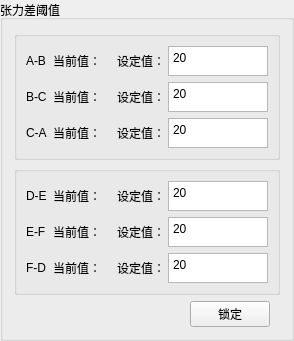
       <widget class="QGroupBox" name="groupBox_13">
        <property name="minimumSize">
         <size>
          <width>180</width>
          <height>0</height>
         </size>
        </property>
        <property name="maximumSize">
         <size>
          <width>380</width>
          <height>16777215</height>
         </size>
        </property>
        <property name="title">
         <string>张力差阈值</string>
        </property>
        <layout class="QVBoxLayout" name="verticalLayout_4">
         <item>
          <widget class="QGroupBox" name="groupBox_14">
           <property name="title">
            <string/>
           </property>
           <layout class="QGridLayout" name="gridLayout_11">
            <item row="0" column="4" rowspan="2">
             <widget class="QTextEdit" name="SetABtext">
              <property name="maximumSize">
               <size>
                <width>100</width>
                <height>30</height>
               </size>
              </property>
              <property name="html">
               <string>&lt;!DOCTYPE HTML PUBLIC &quot;-//W3C//DTD HTML 4.0//EN&quot; &quot;http://www.w3.org/TR/REC-html40/strict.dtd&quot;&gt;
&lt;html&gt;&lt;head&gt;&lt;meta name=&quot;qrichtext&quot; content=&quot;1&quot; /&gt;&lt;style type=&quot;text/css&quot;&gt;
p, li { white-space: pre-wrap; }
&lt;/style&gt;&lt;/head&gt;&lt;body style=&quot; font-family:'SimSun'; font-size:9pt; font-weight:400; font-style:normal;&quot;&gt;
&lt;p style=&quot; margin-top:0px; margin-bottom:0px; margin-left:0px; margin-right:0px; -qt-block-indent:0; text-indent:0px;&quot;&gt;&lt;span style=&quot; font-family:'Microsoft YaHei UI';&quot;&gt;20&lt;/span&gt;&lt;/p&gt;&lt;/body&gt;&lt;/html&gt;</string>
              </property>
             </widget>
            </item>
            <item row="2" column="0">
             <widget class="QLabel" name="label_56">
              <property name="maximumSize">
               <size>
                <width>45</width>
                <height>16777215</height>
               </size>
              </property>
              <property name="text">
               <string>B-C</string>
              </property>
             </widget>
            </item>
            <item row="2" column="2">
             <widget class="QLabel" name="CurBC">
              <property name="text">
               <string/>
              </property>
             </widget>
            </item>
            <item row="2" column="3">
             <widget class="QLabel" name="label_65">
              <property name="maximumSize">
               <size>
                <width>45</width>
                <height>16777215</height>
               </size>
              </property>
              <property name="text">
               <string>设定值：</string>
              </property>
             </widget>
            </item>
            <item row="2" column="4">
             <widget class="QTextEdit" name="SetBCtext">
              <property name="maximumSize">
               <size>
                <width>100</width>
                <height>30</height>
               </size>
              </property>
              <property name="html">
               <string>&lt;!DOCTYPE HTML PUBLIC &quot;-//W3C//DTD HTML 4.0//EN&quot; &quot;http://www.w3.org/TR/REC-html40/strict.dtd&quot;&gt;
&lt;html&gt;&lt;head&gt;&lt;meta name=&quot;qrichtext&quot; content=&quot;1&quot; /&gt;&lt;style type=&quot;text/css&quot;&gt;
p, li { white-space: pre-wrap; }
&lt;/style&gt;&lt;/head&gt;&lt;body style=&quot; font-family:'SimSun'; font-size:9pt; font-weight:400; font-style:normal;&quot;&gt;
&lt;p style=&quot; margin-top:0px; margin-bottom:0px; margin-left:0px; margin-right:0px; -qt-block-indent:0; text-indent:0px;&quot;&gt;20&lt;/p&gt;&lt;/body&gt;&lt;/html&gt;</string>
              </property>
             </widget>
            </item>
            <item row="3" column="0">
             <widget class="QLabel" name="label_57">
              <property name="maximumSize">
               <size>
                <width>45</width>
                <height>16777215</height>
               </size>
              </property>
              <property name="text">
               <string>C-A</string>
              </property>
             </widget>
            </item>
            <item row="3" column="1">
             <widget class="QLabel" name="label_63">
              <property name="maximumSize">
               <size>
                <width>45</width>
                <height>16777215</height>
               </size>
              </property>
              <property name="text">
               <string>当前值：</string>
              </property>
             </widget>
            </item>
            <item row="3" column="2">
             <widget class="QLabel" name="CurCA">
              <property name="text">
               <string/>
              </property>
             </widget>
            </item>
            <item row="3" column="3">
             <widget class="QLabel" name="label_66">
              <property name="maximumSize">
               <size>
                <width>45</width>
                <height>16777215</height>
               </size>
              </property>
              <property name="text">
               <string>设定值：</string>
              </property>
             </widget>
            </item>
            <item row="3" column="4">
             <widget class="QTextEdit" name="SetCAtext">
              <property name="maximumSize">
               <size>
                <width>100</width>
                <height>30</height>
               </size>
              </property>
              <property name="html">
               <string>&lt;!DOCTYPE HTML PUBLIC &quot;-//W3C//DTD HTML 4.0//EN&quot; &quot;http://www.w3.org/TR/REC-html40/strict.dtd&quot;&gt;
&lt;html&gt;&lt;head&gt;&lt;meta name=&quot;qrichtext&quot; content=&quot;1&quot; /&gt;&lt;style type=&quot;text/css&quot;&gt;
p, li { white-space: pre-wrap; }
&lt;/style&gt;&lt;/head&gt;&lt;body style=&quot; font-family:'SimSun'; font-size:9pt; font-weight:400; font-style:normal;&quot;&gt;
&lt;p style=&quot; margin-top:0px; margin-bottom:0px; margin-left:0px; margin-right:0px; -qt-block-indent:0; text-indent:0px;&quot;&gt;20&lt;/p&gt;&lt;/body&gt;&lt;/html&gt;</string>
              </property>
             </widget>
            </item>
            <item row="0" column="2" rowspan="2">
             <widget class="QLabel" name="CurAB">
              <property name="text">
               <string/>
              </property>
             </widget>
            </item>
            <item row="2" column="1">
             <widget class="QLabel" name="label_62">
              <property name="maximumSize">
               <size>
                <width>45</width>
                <height>16777215</height>
               </size>
              </property>
              <property name="text">
               <string>当前值：</string>
              </property>
             </widget>
            </item>
            <item row="0" column="1" rowspan="2">
             <widget class="QLabel" name="label_61">
              <property name="maximumSize">
               <size>
                <width>45</width>
                <height>16777215</height>
               </size>
              </property>
              <property name="text">
               <string>当前值：</string>
              </property>
             </widget>
            </item>
            <item row="0" column="0" rowspan="2">
             <widget class="QLabel" name="label_55">
              <property name="maximumSize">
               <size>
                <width>45</width>
                <height>16777215</height>
               </size>
              </property>
              <property name="text">
               <string>A-B</string>
              </property>
             </widget>
            </item>
            <item row="0" column="3" rowspan="2">
             <widget class="QLabel" name="label_64">
              <property name="maximumSize">
               <size>
                <width>45</width>
                <height>16777215</height>
               </size>
              </property>
              <property name="text">
               <string>设定值：</string>
              </property>
             </widget>
            </item>
           </layout>
          </widget>
         </item>
         <item>
          <widget class="QGroupBox" name="groupBox_15">
           <property name="title">
            <string/>
           </property>
           <layout class="QGridLayout" name="gridLayout_16">
            <item row="0" column="0">
             <widget class="QLabel" name="label_58">
              <property name="maximumSize">
               <size>
                <width>45</width>
                <height>16777215</height>
               </size>
              </property>
              <property name="text">
               <string>D-E</string>
              </property>
             </widget>
            </item>
            <item row="0" column="1">
             <widget class="QLabel" name="label_67">
              <property name="maximumSize">
               <size>
                <width>45</width>
                <height>16777215</height>
               </size>
              </property>
              <property name="text">
               <string>当前值：</string>
              </property>
             </widget>
            </item>
            <item row="0" column="2">
             <widget class="QLabel" name="CurDE">
              <property name="text">
               <string/>
              </property>
             </widget>
            </item>
            <item row="0" column="3">
             <widget class="QLabel" name="label_70">
              <property name="maximumSize">
               <size>
                <width>45</width>
                <height>16777215</height>
               </size>
              </property>
              <property name="text">
               <string>设定值：</string>
              </property>
             </widget>
            </item>
            <item row="0" column="4">
             <widget class="QTextEdit" name="SetDEtext">
              <property name="maximumSize">
               <size>
                <width>100</width>
                <height>30</height>
               </size>
              </property>
              <property name="html">
               <string>&lt;!DOCTYPE HTML PUBLIC &quot;-//W3C//DTD HTML 4.0//EN&quot; &quot;http://www.w3.org/TR/REC-html40/strict.dtd&quot;&gt;
&lt;html&gt;&lt;head&gt;&lt;meta name=&quot;qrichtext&quot; content=&quot;1&quot; /&gt;&lt;style type=&quot;text/css&quot;&gt;
p, li { white-space: pre-wrap; }
&lt;/style&gt;&lt;/head&gt;&lt;body style=&quot; font-family:'SimSun'; font-size:9pt; font-weight:400; font-style:normal;&quot;&gt;
&lt;p style=&quot; margin-top:0px; margin-bottom:0px; margin-left:0px; margin-right:0px; -qt-block-indent:0; text-indent:0px;&quot;&gt;20&lt;/p&gt;&lt;/body&gt;&lt;/html&gt;</string>
              </property>
             </widget>
            </item>
            <item row="1" column="3" rowspan="2">
             <widget class="QLabel" name="label_71">
              <property name="maximumSize">
               <size>
                <width>45</width>
                <height>16777215</height>
               </size>
              </property>
              <property name="text">
               <string>设定值：</string>
              </property>
             </widget>
            </item>
            <item row="1" column="4" rowspan="2">
             <widget class="QTextEdit" name="SetEFtext">
              <property name="maximumSize">
               <size>
                <width>100</width>
                <height>30</height>
               </size>
              </property>
              <property name="html">
               <string>&lt;!DOCTYPE HTML PUBLIC &quot;-//W3C//DTD HTML 4.0//EN&quot; &quot;http://www.w3.org/TR/REC-html40/strict.dtd&quot;&gt;
&lt;html&gt;&lt;head&gt;&lt;meta name=&quot;qrichtext&quot; content=&quot;1&quot; /&gt;&lt;style type=&quot;text/css&quot;&gt;
p, li { white-space: pre-wrap; }
&lt;/style&gt;&lt;/head&gt;&lt;body style=&quot; font-family:'SimSun'; font-size:9pt; font-weight:400; font-style:normal;&quot;&gt;
&lt;p style=&quot; margin-top:0px; margin-bottom:0px; margin-left:0px; margin-right:0px; -qt-block-indent:0; text-indent:0px;&quot;&gt;20&lt;/p&gt;&lt;/body&gt;&lt;/html&gt;</string>
              </property>
             </widget>
            </item>
            <item row="3" column="0">
             <widget class="QLabel" name="label_60">
              <property name="maximumSize">
               <size>
                <width>45</width>
                <height>16777215</height>
               </size>
              </property>
              <property name="text">
               <string>F-D</string>
              </property>
             </widget>
            </item>
            <item row="3" column="2">
             <widget class="QLabel" name="CurFD">
              <property name="text">
               <string/>
              </property>
             </widget>
            </item>
            <item row="3" column="3">
             <widget class="QLabel" name="label_72">
              <property name="maximumSize">
               <size>
                <width>45</width>
                <height>16777215</height>
               </size>
              </property>
              <property name="text">
               <string>设定值：</string>
              </property>
             </widget>
            </item>
            <item row="3" column="4">
             <widget class="QTextEdit" name="SetFDtext">
              <property name="maximumSize">
               <size>
                <width>100</width>
                <height>30</height>
               </size>
              </property>
              <property name="html">
               <string>&lt;!DOCTYPE HTML PUBLIC &quot;-//W3C//DTD HTML 4.0//EN&quot; &quot;http://www.w3.org/TR/REC-html40/strict.dtd&quot;&gt;
&lt;html&gt;&lt;head&gt;&lt;meta name=&quot;qrichtext&quot; content=&quot;1&quot; /&gt;&lt;style type=&quot;text/css&quot;&gt;
p, li { white-space: pre-wrap; }
&lt;/style&gt;&lt;/head&gt;&lt;body style=&quot; font-family:'SimSun'; font-size:9pt; font-weight:400; font-style:normal;&quot;&gt;
&lt;p style=&quot; margin-top:0px; margin-bottom:0px; margin-left:0px; margin-right:0px; -qt-block-indent:0; text-indent:0px;&quot;&gt;20&lt;/p&gt;&lt;/body&gt;&lt;/html&gt;</string>
              </property>
             </widget>
            </item>
            <item row="1" column="0" rowspan="2">
             <widget class="QLabel" name="label_59">
              <property name="maximumSize">
               <size>
                <width>45</width>
                <height>16777215</height>
               </size>
              </property>
              <property name="text">
               <string>E-F</string>
              </property>
             </widget>
            </item>
            <item row="3" column="1">
             <widget class="QLabel" name="label_69">
              <property name="maximumSize">
               <size>
                <width>45</width>
                <height>16777215</height>
               </size>
              </property>
              <property name="text">
               <string>当前值：</string>
              </property>
             </widget>
            </item>
            <item row="1" column="1" rowspan="2">
             <widget class="QLabel" name="label_68">
              <property name="maximumSize">
               <size>
                <width>45</width>
                <height>16777215</height>
               </size>
              </property>
              <property name="text">
               <string>当前值：</string>
              </property>
             </widget>
            </item>
            <item row="1" column="2" rowspan="2">
             <widget class="QLabel" name="CurEF">
              <property name="text">
               <string/>
              </property>
             </widget>
            </item>
           </layout>
          </widget>
         </item>
         <item>
          <layout class="QHBoxLayout" name="horizontalLayout_5">
           <property name="rightMargin">
            <number>10</number>
           </property>
           <item>
            <spacer name="horizontalSpacer">
             <property name="orientation">
              <enum>Qt::Horizontal</enum>
             </property>
             <property name="sizeHint" stdset="0">
              <size>
               <width>40</width>
               <height>20</height>
              </size>
             </property>
            </spacer>
           </item>
           <item>
            <widget class="QPushButton" name="pushButton">
             <property name="maximumSize">
              <size>
               <width>90</width>
               <height>16777215</height>
              </size>
             </property>
             <property name="text">
              <string>锁定</string>
             </property>
            </widget>
           </item>
          </layout>
         </item>
        </layout>
       </widget>
